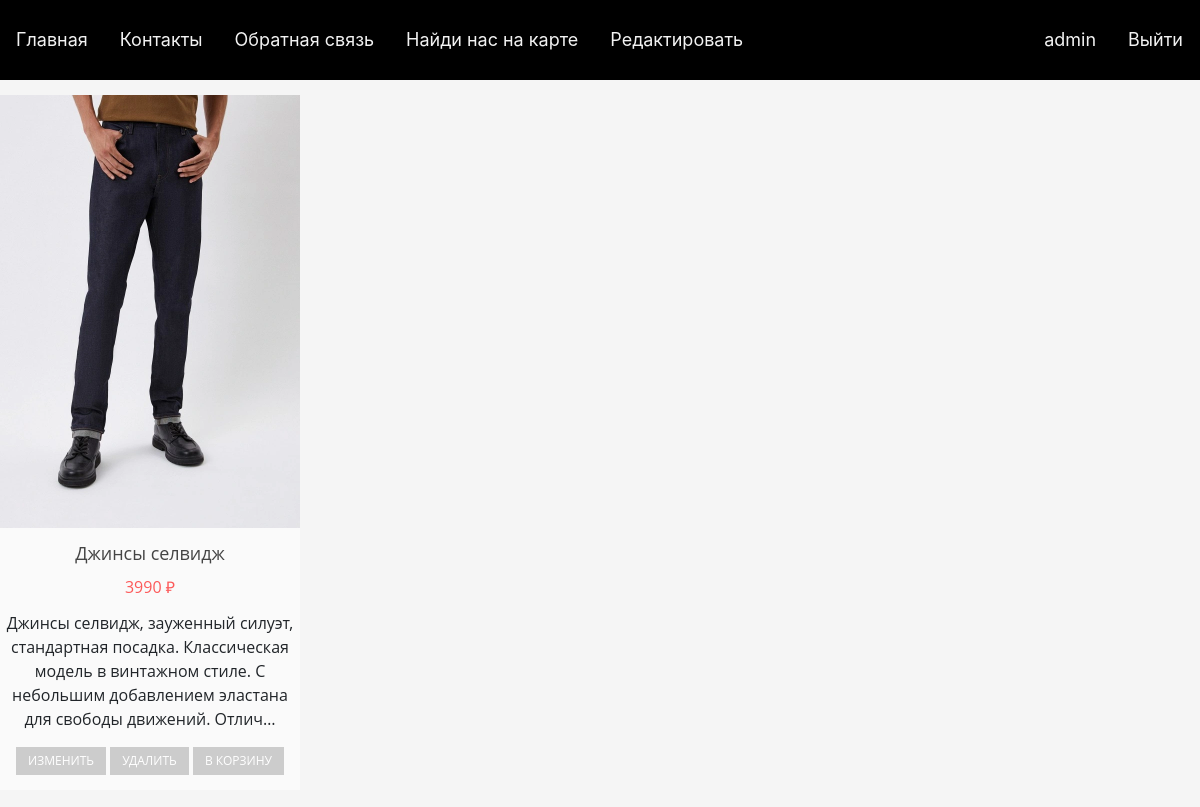
The page /mens/title/djins (signed in) on the database its author committed.
### shop/models/category.py (models this page shows, shortened)
class Product(models.Model):
    name = models.CharField(max_length=255, db_index=True, default='SOME STRING',verbose_name='Название')
    description = models.TextField(max_length=2000, default='SOME STRING', verbose_name='описание')
    price = models.IntegerField(verbose_name='Цена')
    in_stock = models.BooleanField(default=True, db_index=True, verbose_name='В наличии')
    item_img = models.ImageField(upload_to='images/item', blank=True, null=True)
    category_product = models.ForeignKey(to=Category, null=True, on_delete=models.SET_NULL)
    class Meta:
        verbose_name = 'товары'

### shop/views.py (the view)
# urls.py: path('mens/title/djins', ShopMensTiTleDjins.as_view(), name='menstitledjins')
class ShopMensTiTleDjins(APIView):
    def get(self, request, **kwargs):
        context = context_filter(category_product_id=2, in_stock=True)
        return render(request, 'item_shop/mens_title_item.html', context)

### shop/services/context.py (called while the page is built)
def context_filter(**kwargs) -> dict:
    queryset = Product.objects.filter(**kwargs)
    serializer = ShopSerializer(queryset, many=True).data
    context = {
        "product": serializer
    }
    return context

### templates/item_shop/mens_title_item.html (shortened to what this page needs)
{% extends 'base.html' %}
{% load static %}
{% block head %}
    <link rel="stylesheet" href="{% static 'css/item_shop/mens_item.css' %}"/>
{% endblock head %}
{% block content %}
    {% for item in product %}
        <li class="product-wrapper">
            <div class="product-item">
                <img src="{{ item.item_img }}">
                <div class="product-list">
                    <h3>{{ item.name }}</h3>
                    <span class="price">{{ item.price }} ₽</span>
                    <p>{{ item.description|truncatechars:155 }}</p>
                    {% if perms.shop.add_category %}
                        <a href="{% url 'crud:update' item.pk%}" class="button">
                        Изменить</a>
                        <a href="{% url 'crud:delete' item.pk%}" class="button">
                        Удалить</a>
                    {% endif %}
                    <a href="" class="button">В корзину</a>
                </div>
            </div>
        </li>
    {% endfor %}
{% endblock content %}

### templates/src/_navbar.html
<div class="topnav">
    <a href="{% url 'shop:home' %}">Главная</a>
    <a href="#">Контакты</a>
    <a href="#">Обратная связь</a>
    <a href="#">Найди нас на карте</a>
    {% if perms.shop.add_category %}
        <a href="{% url 'crud:home' %}">Редактировать</a>
    {% endif %}
    <div class="personal">
        {% if user.is_authenticated %}
            <a href="#">{{ user.username }}</a>
            <a href="{% url 'users:logout' %}">Выйти</a>
        {% else %}
            <a href="{% url 'users:login' %}">Авторизация</a>
            <a href="{% url 'users:registration' %}" class="dropdown-toggle">Регистрация</a>
        {% endif %}
    </div>
</div>

### static/css/home.css (style rules this page uses)
body { background: whitesmoke; }
.topnav { background: #000; height: 80px; overflow: hidden; display: flex; align-items: flex-start; }
.topnav a { float: left; color: #f2f2f2; margin-top: 12px; text-align: center; padding: 14px 16px; text-decoration: none; font-size: 18px; display: flex; justify-content: flex-start; position: relative; }
.personal { position: absolute; right: 0; margin-right: 1px; }

### static/css/item_shop/mens_item.css (style rules this page uses)
body { background: whitesmoke; }
.product-wrapper { display: block; width: 100%; float: left; transition: width .2s; }
@media only screen and (min-width: 450px) { .product-wrapper { width: 50%; } }
@media only screen and (min-width: 768px) { .product-wrapper { width: 33.333%; } }
@media only screen and (min-width: 1000px) { .product-wrapper { width: 25%; } }
* { box-sizing: border-box; }
.product-item { width: 300px; text-align: center; margin: 5% auto; border-bottom: 2px solid #F5F5F5; background: white; font-family: "Open Sans"; transition: .3s ease-in; }
.product-item img { display: block; width: 100%; }
.product-list { background: #fafafa; padding: 15px 0; }
.product-list h3 { font-size: 18px; font-weight: 400; color: #444444; margin: 0 0 10px 0; }
.price { font-size: 16px; color: #fc5a5a; display: block; margin-bottom: 12px; }
.button { text-decoration: none; display: inline-block; padding: 0 12px; background: #cccccc; color: white; text-transform: uppercase; font-size: 12px; line-height: 28px; transition: .3s ease-in; }

### rows shown on the page
Product: name "Джинсы селвидж", description "Джинсы селвидж, зауженный силуэт, стандартная посадка. Классическая модель в винтажном стиле. С небольшим добавлением эластана для свободы движений. Отлич…"

### other values the page prints
{{ user.username }} "admin"
{{ item.price }} "3990"
